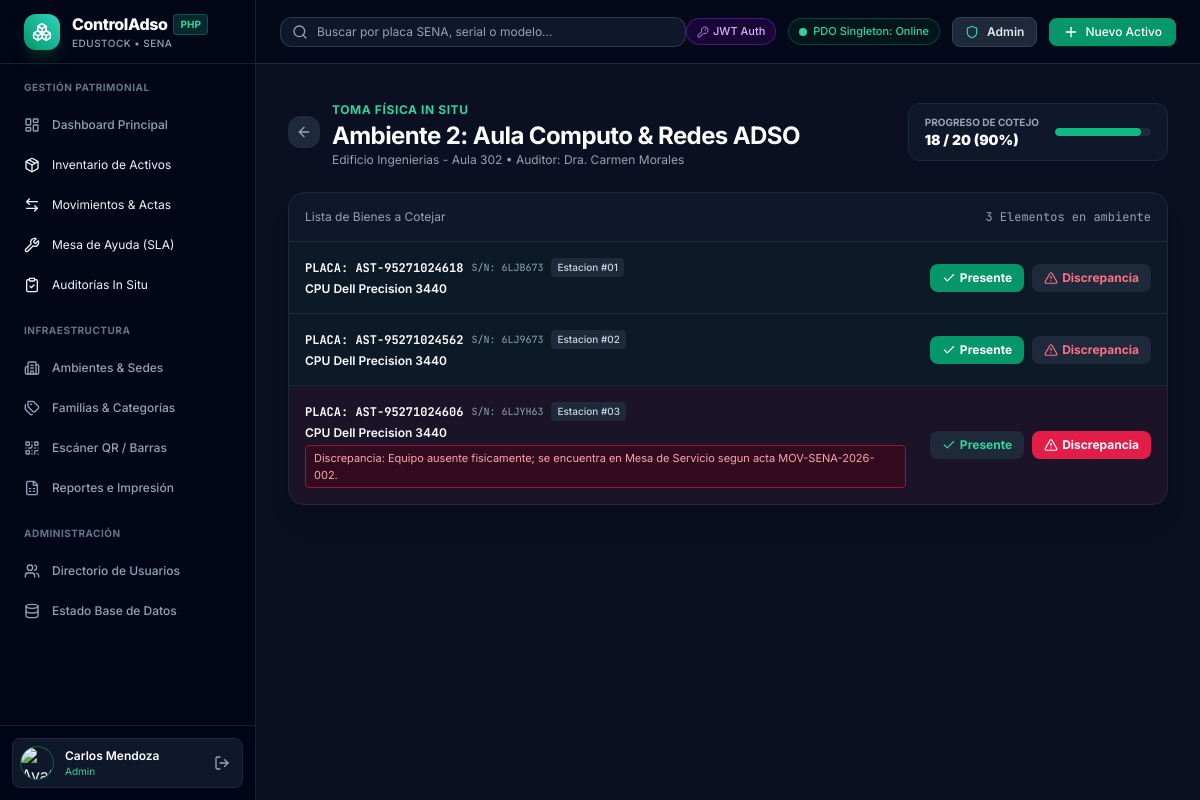
The page /audit_session.php?id=audit-sena-001 (signed in) on the database its author committed.
### tables this page shows
CREATE TABLE audit_sessions (
    id VARCHAR(36) PRIMARY KEY,
    is_active TINYINT(1) DEFAULT 1,
    environment_id VARCHAR(50) NOT NULL,
    environment_name VARCHAR(150) NOT NULL,
    building VARCHAR(100) NOT NULL,
    total_items INT DEFAULT 0,
    verified_count INT DEFAULT 0,
    pending_count INT DEFAULT 0,
    mismatch_count INT DEFAULT 0,
    started_at VARCHAR(100) NOT NULL,
    auditor_name VARCHAR(150) NOT NULL,
    created_at DATETIME DEFAULT CURRENT_TIMESTAMP,
    CONSTRAINT fk_audit_env FOREIGN KEY (environment_id) REFERENCES environments(id)
);

CREATE TABLE audit_items (
    id VARCHAR(36) PRIMARY KEY,
    session_id VARCHAR(36) NOT NULL,
    asset_id VARCHAR(36),
    serial_number VARCHAR(100) NOT NULL,
    asset_code VARCHAR(100) NOT NULL,
    name VARCHAR(200) NOT NULL,
    station VARCHAR(100) NOT NULL,
    sheet_number VARCHAR(50) NOT NULL,
    category VARCHAR(100) NOT NULL,
    status ENUM('verified', 'pending', 'mismatch') NOT NULL DEFAULT 'pending',
    verified_at VARCHAR(50),
    verified_by VARCHAR(150),
    discrepancy_note TEXT,
    created_at DATETIME DEFAULT CURRENT_TIMESTAMP,
    CONSTRAINT fk_audit_session FOREIGN KEY (session_id) REFERENCES audit_sessions(id) ON DELETE CASCADE,
    CONSTRAINT fk_audit_asset FOREIGN KEY (asset_id) REFERENCES assets(id) ON DELETE SET NULL
);

### audit_session.php (the view, shortened to what this page needs)
<?php
require_once __DIR__ . '/includes/header.php';
$db = getDB();
$sessionId = trim($_GET['id'] ?? '');
$session = null;
$items = [];
if ($db && !empty($sessionId)) {
    $stmt = $db->prepare("SELECT * FROM audit_sessions WHERE id = ? LIMIT 1");
    $stmt->execute([$sessionId]);
    $session = $stmt->fetch();
    if ($session) {
        $iStmt = $db->prepare("SELECT * FROM audit_items WHERE session_id = ? ORDER BY station ASC, name ASC");
        $iStmt->execute([$sessionId]);
        $items = $iStmt->fetchAll();
    }
}
$total = $session['total_items'] ?: 1;
$pct = round(($session['verified_count'] / $total) * 100);
?>
<div class="space-y-6">
    <div class="flex flex-col md:flex-row md:items-center justify-between gap-4">
        <div class="flex items-center space-x-3">
            <a href="audits.php" class="p-2 rounded-xl bg-slate-800 hover:bg-slate-700 text-slate-400 hover:text-white transition">
                <i data-lucide="arrow-left" class="w-4 h-4"></i>
            </a>
            <div>
                <span class="text-xs font-bold uppercase tracking-wider text-emerald-400">Toma Física In Situ</span>
                <h1 class="text-xl md:text-2xl font-bold text-white tracking-tight"><?= htmlspecialchars($session['environment_name']) ?></h1>
                <p class="text-xs text-slate-400"><?= htmlspecialchars($session['building']) ?> • Auditor: <?= htmlspecialchars($session['auditor_name']) ?></p>
            </div>
        </div>
        <div class="flex items-center space-x-4 bg-slate-900 border border-slate-800 px-4 py-2.5 rounded-xl text-xs">
            <div>
                <span class="text-[10px] text-slate-400 uppercase font-bold block">Progreso de Cotejo</span>
                <span class="text-white font-black text-sm"><?= $session['verified_count'] ?> / <?= $session['total_items'] ?> (<?= $pct ?>%)</span>
            </div>
            <div class="w-24 bg-slate-800 h-2 rounded-full overflow-hidden">
                <div class="bg-emerald-500 h-2 rounded-full" style="width: <?= $pct ?>%"></div>
            </div>
        </div>
    </div>
    <div class="bg-slate-900 border border-slate-800 rounded-2xl overflow-hidden shadow-xl">
        <div class="p-4 border-b border-slate-800 flex items-center justify-between text-xs text-slate-400">
            <span>Lista de Bienes a Cotejar</span>
            <span class="font-mono"><?= count($items) ?> Elementos en ambiente</span>
        </div>
        <div class="divide-y divide-slate-800">
            <?php foreach ($items as $it):
                $statusColor = match($it['status']) {
                    'verified' => 'border-emerald-500/40 bg-emerald-950/20 text-emerald-300',
                    'mismatch' => 'border-rose-500/40 bg-rose-950/20 text-rose-300',
                    default => 'border-slate-800 bg-slate-950/40 text-slate-300'
                };
            ?>
                <div class="p-4 flex flex-col md:flex-row md:items-center justify-between gap-4 <?= $statusColor ?> transition">
                    <div class="space-y-1">
                        <div class="flex items-center space-x-2">
                            <span class="font-mono font-bold text-white text-xs">PLACA: <?= htmlspecialchars($it['asset_code']) ?></span>
                            <span class="text-[10px] text-slate-400 font-mono">S/N: <?= htmlspecialchars($it['serial_number']) ?></span>
                            <span class="text-[10px] px-1.5 py-0.5 rounded bg-slate-800 text-slate-300 font-medium"><?= htmlspecialchars($it['station']) ?></span>
                        </div>
                        <h4 class="text-xs font-semibold text-white"><?= htmlspecialchars($it['name']) ?></h4>
                        <?php if (!empty($it['discrepancy_note'])): ?>
                            <p class="text-[11px] text-rose-300 bg-rose-950/50 px-2 py-1 rounded border border-rose-800">
                                Discrepancia: <?= htmlspecialchars($it['discrepancy_note']) ?>
                            </p>
                        <?php endif; ?>
                    </div>
                    <form method="POST" class="flex items-center space-x-2 shrink-0">
                        <button type="submit" name="status" value="verified" class="px-3 py-1.5 rounded-lg text-xs font-bold transition flex items-center space-x-1 <?= $it['status'] === 'verified' ? 'bg-emerald-600 text-white' : 'bg-slate-800 hover:bg-emerald-600/30 text-emerald-400' ?>">
                            <i data-lucide="check" class="w-3.5 h-3.5"></i>
                            <span>Presente</span>
                        </button>
                        <button type="submit" name="status" value="mismatch" onclick="let note = prompt('Describe la discrepancia o motivo:', '<?= htmlspecialchars($it['discrepancy_note'] ?: '') ?>'); if (note !== null) { this.form.discrepancy_note.value = note; return true; } return false;" class="px-3 py-1.5 rounded-lg text-xs font-bold transition flex items-center space-x-1 <?= $it['status'] === 'mismatch' ? 'bg-rose-600 text-white' : 'bg-slate-800 hover:bg-rose-600/30 text-rose-400' ?>">
                            <i data-lucide="alert-triangle" class="w-3.5 h-3.5"></i>
                            <span>Discrepancia</span>
                        </button>
                    </form>
                </div>
            <?php endforeach; ?>
        </div>
    </div>
</div>
<?php require_once __DIR__ . '/includes/footer.php'; ?>

### includes/header.php (style rules this page uses)
body { font-family: 'Inter', sans-serif; }
.font-mono { font-family: 'JetBrains Mono', monospace; }

### rows shown on the page
audit_sessions: environment_name "Ambiente 2: Aula Computo & Redes ADSO", building "Edificio Ingenierias - Aula 302", auditor_name "Dra. Carmen Morales", verified_count "18", total_items "20", pct "90"
audit_items: asset_code "AST-95271024618", serial_number "6LJB673", station "Estacion #01", name "CPU Dell Precision 3440"
audit_items: asset_code "AST-95271024562", serial_number "6LJ9673", station "Estacion #02", name "CPU Dell Precision 3440"
audit_items: asset_code "AST-95271024606", serial_number "6LJYH63", station "Estacion #03", name "CPU Dell Precision 3440", discrepancy_note "Equipo ausente fisicamente; se encuentra en Mesa de Servicio segun acta MOV-SENA-2026-002."

### other values the page prints
$currentUser['name'] "Carlos Mendoza"
$currentUser['role'] "Admin"
count($items) "3"
